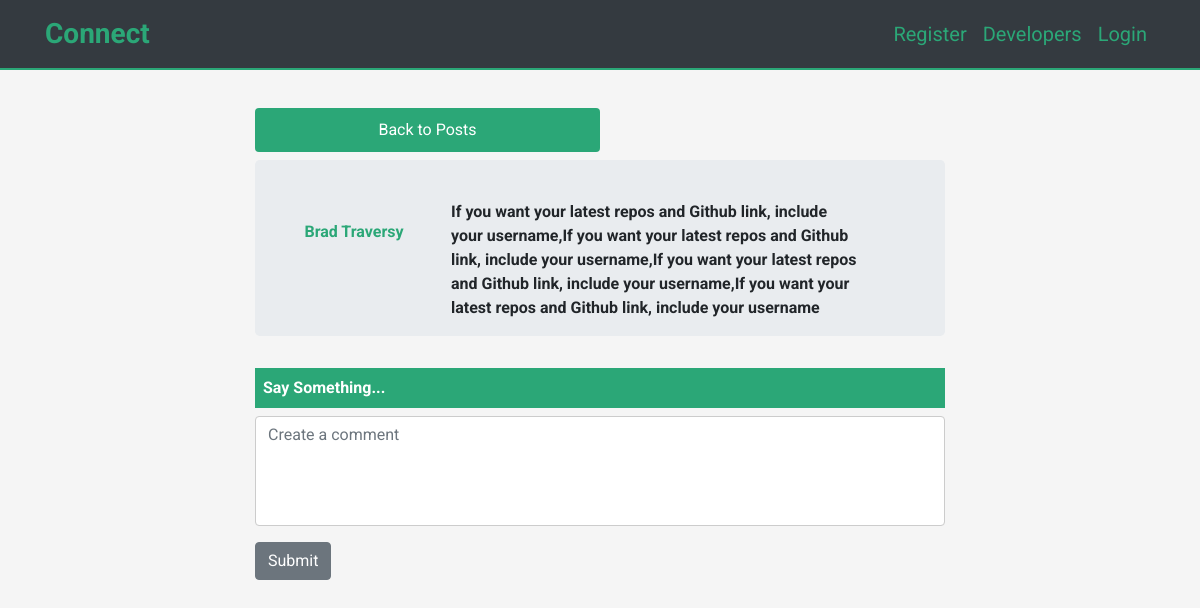
The page /comments.php?postId=2&userId=2 on the database its author committed.
### tables this page shows
CREATE TABLE `users` (
  `userId` int(11) NOT NULL,
  `userName` varchar(256) NOT NULL,
  `userEmail` varchar(256) NOT NULL,
  `userPassword` varchar(256) NOT NULL
);

CREATE TABLE `posts` (
  `postId` int(11) NOT NULL,
  `userId` int(11) NOT NULL,
  `postBody` longtext NOT NULL,
  `likes` int(11) DEFAULT 1,
  `dislikes` int(11) DEFAULT 1
);

### lib/Database.php (called while the page is built, shortened)
<?php
class Database {
     private $hostname = DB_HOST;
     private $username = USER_NAME;
     private $pass = USER_PASS;
     private $dbname = DB_NAME;
     private $connection;
     private $stmt;
     public function __construct(){
           try{
               $this->dsn =  'mysql:host='.$this->hostname.';dbname='.$this->dbname;
               $this->options  = [
                PDO::ATTR_DEFAULT_FETCH_MODE => PDO::FETCH_OBJ,
                PDO::ATTR_ERRMODE => PDO::ERRMODE_EXCEPTION,
                PDO::ATTR_PERSISTENT => true,
                PDO::ATTR_EMULATE_PREPARES => false
               ];
               $this->connection = new PDO ($this->dsn, $this->pass, $this->username, $this->options);
           }catch(PDOExpeption $e){
                die('ERROR' . $e->getMessage());
           }
     }
     public function query($sql){
          $this->stmt = $this->connection->prepare($sql);
     }
     public function bind($param, $value, $type = null){
        if(is_null($type)){
            switch($value){
                  case  is_int($value):
                     $type = PDO::PARAM_INT;
                  break;
                  default:
                  $type = PDO::PARAM_STR;
            }
        }
        $this->stmt->bindValue($param,$value, $type);
     }
     public function execute(){
           return $this->stmt->execute();
     }
     public function singleResult(){
          $this->singleResult = $this->stmt->fetch();
          return $this->singleResult;
     }
}

### lib/User.php (called while the page is built, shortened)
<?php
class User {
      private $conn;
      public function __construct(){
           $this->conn = new Database();
      }
      public function getUserById($id){
             $sql = "SELECT * FROM users WHERE userId = :userId";
             $this->conn->query($sql);
             $this->conn->bind(':userId', $id);
             $this->conn->execute();
             return $this->conn->singleResult();
      }
      public function getUserprofileById($id){
          $sql = "SELECT * FROM userprofile WHERE userId = :userId";
          $this->conn->query($sql);
          $this->conn->bind(':userId', $id);
          $this->conn->execute();
          if($this->conn->rowCount() === 1){
               return $this->conn->singleResult();
          }else{
                return $this->conn->resultSet();
          }
     }
 }

### lib/Post.php (called while the page is built, shortened)
<?php
class Post{
      private $conn;
      public function __construct(){
             $this->conn = new Database();
      }
      public function getPostId($id){
               $sql = "SELECT * FROM posts WHERE postId = :postId";
               $this->conn->query($sql);
               $this->conn->bind(':postId', $id);
               $this->conn->execute();
               return $this->conn->singleResult();
      }
}

### comments.php (the view, shortened to what this page needs)
<?php
  include_once 'includes/header.php';
  ?>
  </head>
  <?php
  $userObj = new User();
  $postObj = new Post();
?>
<?php
   include_once 'includes/navigation.php';
?>
    <section class="comments">
        <div class="container">
            <div class="py-2">
                <a href="posts.php" class="btn button-one w-50">Back to Posts</a>
            </div>
            <div class="developer-comment">
                  <?php
                      if(isset($_GET['postId'])){
                             $postId = $_GET['postId'];
                      }else{
                           $postId = '';
                      }
                      if(isset($_GET['userId'])){
                            $userId = $_GET['userId'];
                      }else{
                           $userId = '';
                      }
                      $user = $userObj->getUserById($userId);
                      $post = $postObj->getPostId($postId);
                  ?>
                <div class="jumbotron py-0 pt-3">
                    <div class="row ">
                        <div class="col-md-3 jusfify-content-center text-center">
                            <p class="heading-one primary-color"><?php echo $user->userName;?></p>
                        </div>
                        <div class="col-md-8 my-0">
                            <p class='mt-4'><?php echo $post->postBody;?></p>
                        </div>
                    </div>
                </div>
            </div>
            <div class="d-flex flex-column">
                <div class="bg-primary-color">
                    <p class='my-2 mx-2 text-white'>Say Something...</p>
                </div>
                <form action="add-comments.php" class='mt-2' method='POST'>
                    <div class="form-group">
                        <textarea name="comment" id="" cols="30" rows="4" class='form-control' placeholder='Create a comment'></textarea>
                    </div>
                    <div class="form-group">
                        <button type='submit' class="btn btn-secondary" name='comment_submit'>Submit</button>
                    </div>
                </form>
            </div>
        </div>
    </section>
    <?php include_once 'includes/footer.php';?>

### css/style.css (style rules this page uses)
:root { --primary-color:rgb(43, 167, 119); --priamry-transition-color:rgb(12, 105, 70); }
body { padding:0px; margin:0px; font-family: 'Roboto'; background-color:whitesmoke; }
textarea { resize: none; }
input , textarea { outline: none; box-shadow:none !important; border:1px solid #ccc !important; }
a { text-decoration: none; }
.button-one { background-color: var(--primary-color); padding:10px 20px; width:40%; color:white; border:none; transition:all 2s ease; }
.heading-one { font-size: bolder; padding:20px 0px }
.primary-color { color:var(--primary-color); }
.bg-primary-color { background-color: var(--primary-color); }
.comments { padding-top:100px; width:60%; margin:auto; font-weight:bolder; }

### rows shown on the page
users: userName "Brad Traversy"
posts: postBody "If you want your latest repos and Github link, include your username,If you want your latest repos and Github link, include your username,If you want your latest repos and Github link, include your username,If you want your latest repos and Github link, include your username"
